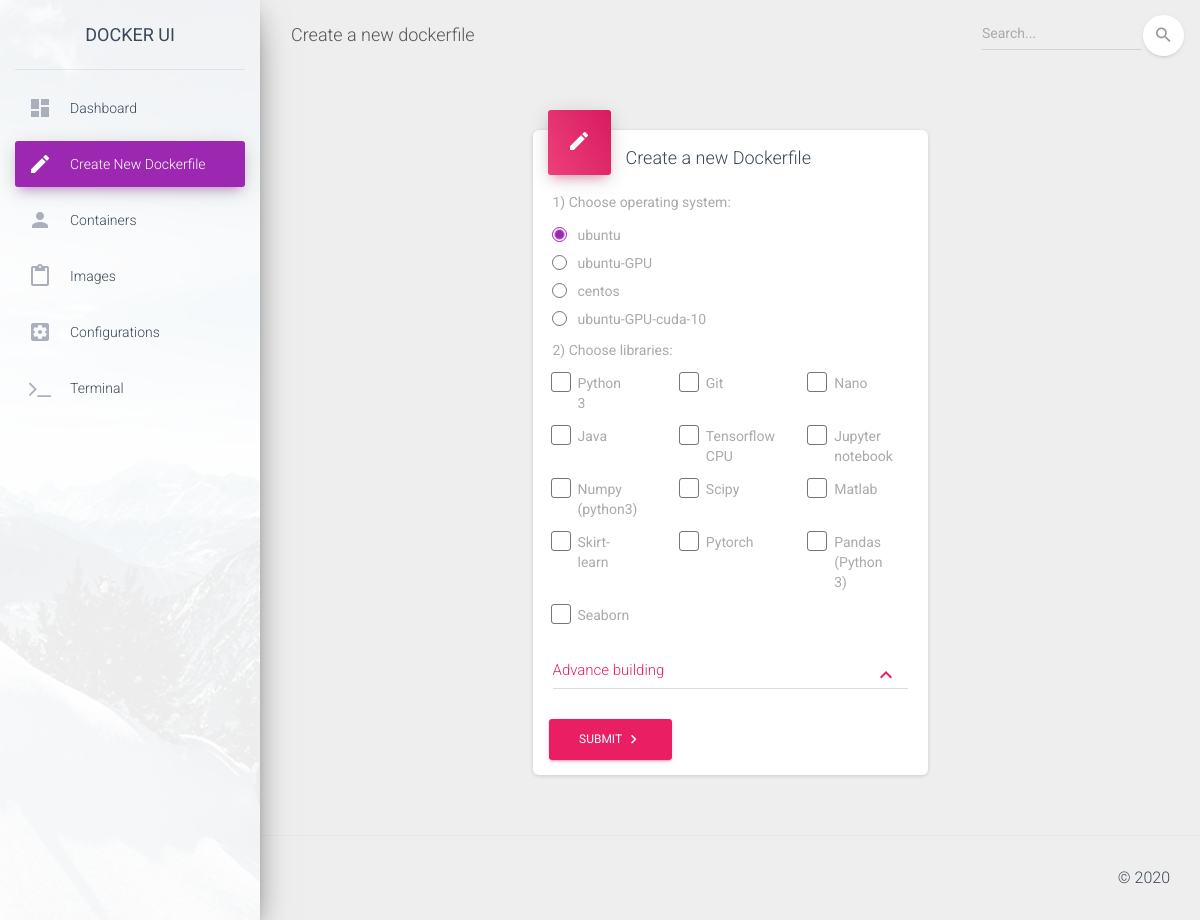
/src/html/src/dockerfile.php, run on the app's committed database.
### tables this page shows
CREATE TABLE library (
    id INTEGER PRIMARY KEY AUTOINCREMENT,
    name TEXT NOT NULL UNIQUE,
    isGPU BOOLEAN NOT NULL
);

### src/model/OsAndLibraries.php (called while the page is built, shortened)
<?php
	class OSAndLibraries {
		private $os;
		private $libraries;
		public function __construct($os, $libraries) {
			$this->os = $os;
			$this->libraries = $libraries;
		}
		function getOS() {
			return $this->os;
		}
		function getLibraries() {
			return $this->libraries;
		}
	}
?>

### src/entity/LibraryEntity.php (called while the page is built, shortened)
<?php
    class LibraryEntity {
        private $name;
        function setName($name) {
            $this -> name = $name;
        }
        function getName() {
            return $this->name;
        }
    }
?>

### src/dao/LibraryDao.php (called while the page is built, shortened)
<?php
    include_once(__DIR__.'/../entity/LibraryEntity.php');
    class LibraryDao{
        function getAll() :array {
            $db = new Database();
            $sqlQuery = "SELECT * FROM library";
            $ret = $db->query($sqlQuery);
            $result = [];
            while($row = $ret->fetchArray(SQLITE3_ASSOC) ) {
               array_push($result, new LibraryEntity($row['id'], $row['name'], $row['isGPU']));
            }
            return $result;
        }
    }
?>

### src/service/LibraryService.php (called while the page is built, shortened)
<?php
    include_once(__DIR__.'/../dao/LibraryDao.php');
    include_once(__DIR__.'/../model/OsAndLibraries.php');
    class LibraryService {
        private $libraryDao;
        private $dependenceDao;
        function __construct(){
            $this->libraryDao = new LibraryDao();
            $this->dependenceDao = new DependenceDao();
        }
        public function getLibrariesMapById() :array {
            $librariesInDB = $this->libraryDao->getAll();
            $libraryMapByIds = [];
            foreach ($librariesInDB as $library) {
                $libraryMapByIds[$library->getId()] = $library;
            }
            return $libraryMapByIds;
        }
        public function getLibrariesSeparatedByOS() : array {
            $libraryMapByIds = $this->getLibrariesMapById();
            $dependences = $this->dependenceDao->getAll();
            $osIds = self::getAllOSIds(array_keys($libraryMapByIds), $dependences);
            $result = [];
            foreach ($osIds as $osId) {
                array_push($result, self::getOsAndLibraries($osId, $libraryMapByIds, $dependences));
            }
            return $result;
        }
        private static function getLibrariesFromId(array $libraryMapByIds, array $libraryIds) {
            $libraries = [];
            foreach ($libraryIds as $libraryId) {
                array_push($libraries, $libraryMapByIds[$libraryId]);
            }
            return $libraries;
        }
        private static function getOsAndLibraries(int $osId, array $libraryMapByIds, array $dependences) {
            $libraryIdsOfOS = self::getAllLibrariesOfOS($osId, $dependences, $libraryMapByIds);
            $librariesOfOS = self::getLibrariesFromId($libraryMapByIds, $libraryIdsOfOS);
            return new OSAndLibraries($libraryMapByIds[$osId], $librariesOfOS);
        }
        private static function getAllOSIds(array $libraryIds, array $dependences) :array {
            $arr = [];
            foreach ($dependences as $dependence) {
                array_push($arr, $dependence->getLibraryId());
            }
            $result = [];
            foreach ($libraryIds as $libraryId) {
                if (!in_array($libraryId, $arr)) {
                    array_push($result, $libraryId);
                }
            }
            return $result;
        }
        private static function getAllLibrariesOfOS($osId, $dependences, $libraryMapByIds) {
            $queue = [$osId];
            $top=0;
            $sizeOfQueue=count($queue);
            $result = Array();
            $isGPU = $libraryMapByIds[$osId]->getIsGPU();
            while ($top < $sizeOfQueue) {
                $libId=$queue[$top];
                $top++;
                if (in_array($libId, $result) || (!$isGPU && $libraryMapByIds[$libId]->getIsGPU())) {
                    continue;
                }
                array_push($result, $libId);
                foreach ($dependences as $de) {
                    if ($de->getParentLibraryId() != $libId || in_array($de->getLibraryId(), $queue)) {
                        continue;
                    }
                    array_push($queue, $de->getLibraryId());
                    $sizeOfQueue++;
                }
            }
            unset($result[$key]);
            return $result;
        }
    }
?>

### src/html/src/dockerfile/DockerChoosingDisplay.php (the view, shortened to what this page needs)
<?php
    require_once(__DIR__."/../../../service/LibraryService.php");
    require_once(__DIR__."/../../../model/OsAndLibraries.php");
    $libraryService = new LibraryService();
    $GLOBALS['osAndLibraries'] = $libraryService->getLibrariesSeparatedByOS();
?>
<div class="card-body">
<div id="choosing-os"><label>1) Choose operating system:</label><br>
    <form action="" method="get" id="choosing-os-1">
        <?php
            foreach ($GLOBALS['osAndLibraries'] as $osLibrary) {
                $checked = $osLibrary->getOS()->getId() == $_GET['os-id'] ? "checked=\"checked\"" : "";
                echo "<div class=\"form-check form-check-radio\">\n";
                echo "<label class=\"form-check-label\">";
                echo "<input class=\"form-check-input\" type=\"radio\" name=\"os-id\" value=\"". $osLibrary->getOS()->getId()."\" onclick=\"this.form.submit()\"". $checked ." >".$osLibrary->getOS()->getName();
                echo "<span class=\"circle\"><span class=\"check\"></span></span>";
                echo "</label>";
                echo "</div>";
            }
        ?>
    </form>
</div>
<div id="choosing-libraries">
    <label>2) Choose libraries: </label><br>
    <form action="dockerfile_creation.php" method="post" id="form-1" enctype="multipart/form-data">
        <div class="row">
            <?php
                if (isset($_GET['os-id'])) {
                    foreach ($GLOBALS['osAndLibraries'] as $osLibrary) {
                        if ($osLibrary->getOs()->getId() == $_GET['os-id']) {
                            break;
                        }
                    }
                    $numberOfLibraries = count($osLibrary->getLibraries());
                    for ($i=0; $i<$numberOfLibraries; $i++) {
                        echo "<div class='col-md-4'>";
                        $library = $osLibrary->getLibraries()[$i];
                        echo "<div class=\"form-check form-check-inline\">
                                  <label class=\"form-check-label\">";
                        echo "<input type=\"checkbox\" class=\"form-check-input\" name=\"library-ids[]\" value='".$library->getId()."'>".$library->getName();
                        echo "<span class=\"form-check-sign\">
                                        <span class=\"check\"></span>
                                    </span>
                                </label>
                            </div>";
                        echo "</div>";
                        if ($i != $numberOfLibraries && ($i+1) % 3 === 0) {
                            echo "</div><div class='row'>";
                        }
                    }
                }
            ?>
        </div>
        <div id="accordion" role="tablist">
            <div class="card card-collapse">
                <div class="card-header" role="tab" id="headingOne">
                    <h5 class="mb-0">
                        <a data-toggle="collapse" href="#collapseOne" aria-expanded="true" aria-controls="collapseOne">
                            Advance building
                            <i class="material-icons">keyboard_arrow_down</i>
                        </a>
                    </h5>
                </div>
            </div>
        </div>
    </form>
</div>
</div>
<div class="card-footer">
    <button name="submit" type="submit" value="submit" form="form-1" class="btn btn-rose">
        Submit
        <span class="btn-label btn-label-right">
            <i class="material-icons">keyboard_arrow_right</i>
          </span>
    </button>
</div>

### data on the page
library: name "ubuntu"
library: name "ubuntu-GPU"
library: name "centos"
library: name "ubuntu-GPU-cuda-10"
library: name "Python 3"
library: name "Git"
library: name "Nano"
library: name "Java"
library: name "Tensorflow CPU"
library: name "Jupyter notebook"
library: name "Numpy (python3)"
library: name "Scipy"
library: name "Matlab"
library: name "Skirt-learn"
library: name "Pytorch"
library: name "Pandas (Python 3)"
library: name "Seaborn"
